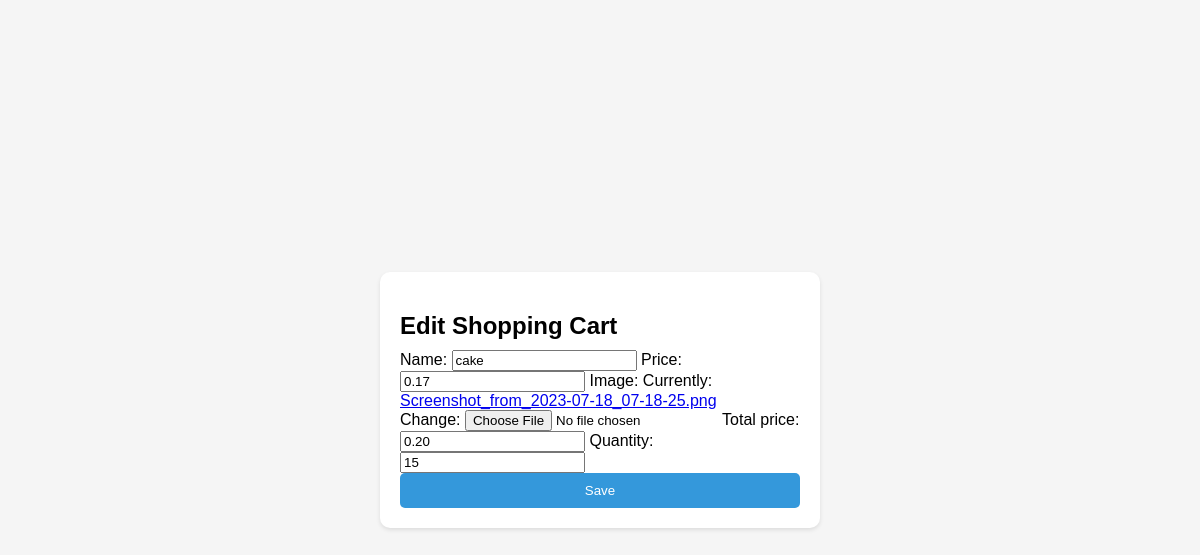
/shoppingcart/shoppingcart/edit/2/, run on an earlier commit of the app's database.
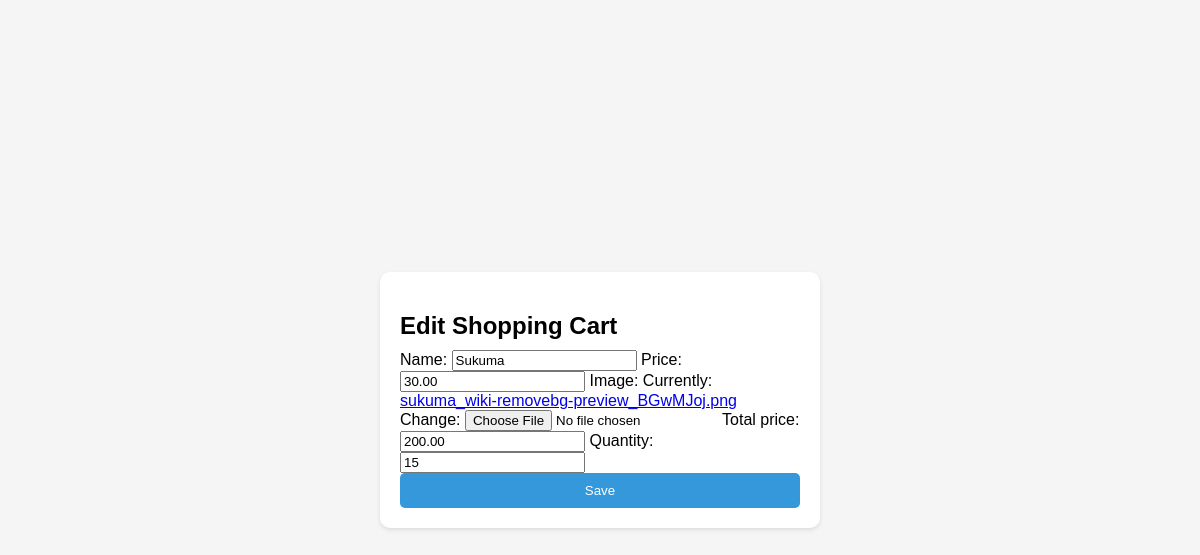
And on a later commit of the database.
### shoppingcart/models.py (models this page shows)
class Shoppingcart(models.Model):
  name=models.CharField(max_length=32)
  price =models.DecimalField(max_digits=8, decimal_places=2)
  image=models.ImageField(upload_to="images")
  total_price=models.DecimalField(max_digits=8,decimal_places=2)
  quantity=models.IntegerField()

### shoppingcart/views.py (the view)
# urls.py: path('shoppingcart/edit/<int:id>/', edit_shoppingcart_view, name='edit_shoppingcart_view'),
def edit_shoppingcart_view(request, id):
    shoppingcart = Shoppingcart.objects.get(id=id)
    if request.method == "POST":
        form = ShoppingcartUploadForm(request.POST, instance=shoppingcart)
        if form.is_valid():
            form.save()
            return redirect('shoppingcart_detail_view', id=shoppingcart.id)
    else:
        form = ShoppingcartUploadForm(instance=shoppingcart)
    return render(request, 'shoppingcart/edit_shoppingcart.html', {'form': form})

### shoppingcart/forms.py
class ShoppingcartUploadForm(forms.ModelForm):
    class Meta:
        model= Shoppingcart
        fields= "__all__"

### templates/shoppingcart/edit_shoppingcart.html (shortened to what this page needs)
<!DOCTYPE html>
<html lang="en">
<head>
</head>
<body>
    <div class="edit-cart">
        <h2>Edit Shopping Cart</h2>
        <form method="POST" class="post-form">
            {{ form.as_table }}
            <button type="submit" class="save">Save</button>
        </form>
    </div>
</body>
</html>

What changed in the data, as far as the page shows it:
changed Shoppingcart: name "cake" → "Sukuma"; price "0.17" → "30.00"; total_price "0.20" → "200.00"
Also different on the page:
text no longer shown: "Name: Price: Image: Currently: Screenshot_from_2023-07-18_07-18-25.png Change: Total price: Quantity:"
text now shown: "Name: Price: Image: Currently: sukuma_wiki-removebg-preview_BGwMJoj.png Change: Total price: Quantity:"
